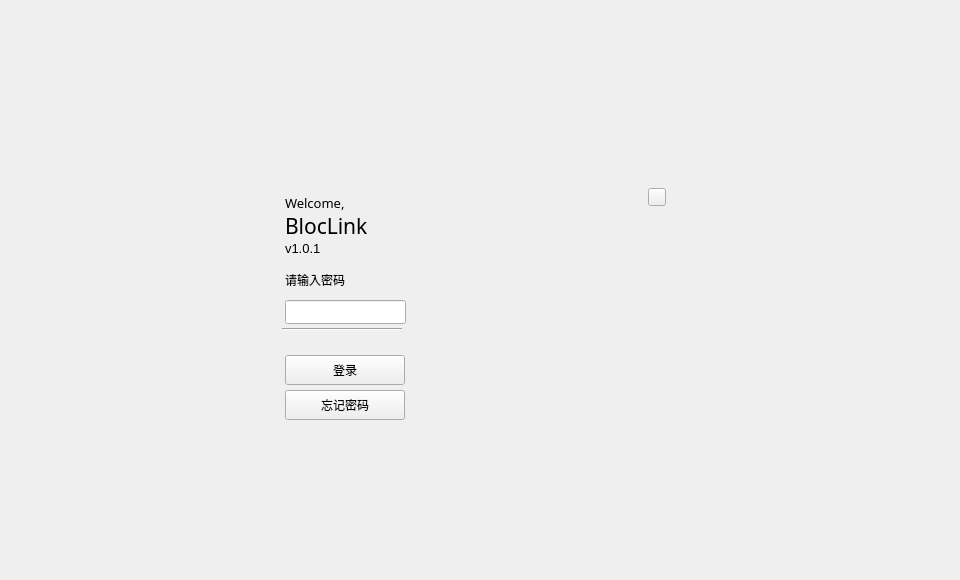
<?xml version="1.0" encoding="UTF-8"?>
<ui version="4.0">
 <class>LockPage</class>
 <widget class="QWidget" name="LockPage">
  <property name="geometry">
   <rect>
    <x>0</x>
    <y>0</y>
    <width>960</width>
    <height>580</height>
   </rect>
  </property>
  <property name="windowTitle">
   <string>Form</string>
  </property>
  <widget class="QLabel" name="label_wel">
   <property name="geometry">
    <rect>
     <x>285</x>
     <y>192</y>
     <width>81</width>
     <height>21</height>
    </rect>
   </property>
   <property name="font">
    <font>
     <family>黑体</family>
     <pointsize>10</pointsize>
    </font>
   </property>
   <property name="text">
    <string>Welcome,</string>
   </property>
  </widget>
  <widget class="QLabel" name="label_pass">
   <property name="geometry">
    <rect>
     <x>285</x>
     <y>270</y>
     <width>91</width>
     <height>20</height>
    </rect>
   </property>
   <property name="text">
    <string>请输入密码</string>
   </property>
  </widget>
  <widget class="QLabel" name="label_version">
   <property name="geometry">
    <rect>
     <x>285</x>
     <y>240</y>
     <width>61</width>
     <height>16</height>
    </rect>
   </property>
   <property name="font">
    <font>
     <pointsize>10</pointsize>
    </font>
   </property>
   <property name="text">
    <string>v1.0.1</string>
   </property>
  </widget>
  <widget class="QLabel" name="tipLabel">
   <property name="geometry">
    <rect>
     <x>290</x>
     <y>336</y>
     <width>111</width>
     <height>20</height>
    </rect>
   </property>
   <property name="font">
    <font>
     <family>微软雅黑</family>
    </font>
   </property>
   <property name="styleSheet">
    <string notr="true">color: rgb(255,34,76);</string>
   </property>
   <property name="text">
    <string/>
   </property>
   <property name="alignment">
    <set>Qt::AlignCenter</set>
   </property>
  </widget>
  <widget class="QToolButton" name="enterBtn">
   <property name="geometry">
    <rect>
     <x>285</x>
     <y>355</y>
     <width>120</width>
     <height>30</height>
    </rect>
   </property>
   <property name="cursor">
    <cursorShape>PointingHandCursor</cursorShape>
   </property>
   <property name="focusPolicy">
    <enum>Qt::NoFocus</enum>
   </property>
   <property name="styleSheet">
    <string notr="true"/>
   </property>
   <property name="text">
    <string>登录</string>
   </property>
  </widget>
  <widget class="QToolButton" name="forgetBtn">
   <property name="geometry">
    <rect>
     <x>285</x>
     <y>390</y>
     <width>120</width>
     <height>30</height>
    </rect>
   </property>
   <property name="cursor">
    <cursorShape>PointingHandCursor</cursorShape>
   </property>
   <property name="focusPolicy">
    <enum>Qt::NoFocus</enum>
   </property>
   <property name="styleSheet">
    <string notr="true"/>
   </property>
   <property name="text">
    <string>忘记密码</string>
   </property>
  </widget>
  <widget class="Line" name="line">
   <property name="geometry">
    <rect>
     <x>282</x>
     <y>328</y>
     <width>120</width>
     <height>3</height>
    </rect>
   </property>
   <property name="orientation">
    <enum>Qt::Horizontal</enum>
   </property>
  </widget>
  <widget class="QToolButton" name="closeBtn">
   <property name="geometry">
    <rect>
     <x>648</x>
     <y>188</y>
     <width>18</width>
     <height>18</height>
    </rect>
   </property>
   <property name="cursor">
    <cursorShape>PointingHandCursor</cursorShape>
   </property>
   <property name="focusPolicy">
    <enum>Qt::NoFocus</enum>
   </property>
   <property name="text">
    <string/>
   </property>
  </widget>
  <widget class="QLineEdit" name="pwdLineEdit">
   <property name="geometry">
    <rect>
     <x>285</x>
     <y>300</y>
     <width>121</width>
     <height>24</height>
    </rect>
   </property>
   <property name="font">
    <font>
     <family>微软雅黑</family>
    </font>
   </property>
   <property name="contextMenuPolicy">
    <enum>Qt::DefaultContextMenu</enum>
   </property>
   <property name="styleSheet">
    <string notr="true"/>
   </property>
   <property name="echoMode">
    <enum>QLineEdit::Password</enum>
   </property>
   <property name="alignment">
    <set>Qt::AlignLeading|Qt::AlignLeft|Qt::AlignVCenter</set>
   </property>
   <property name="clearButtonEnabled">
    <bool>false</bool>
   </property>
  </widget>
  <widget class="QLabel" name="label_bloc">
   <property name="geometry">
    <rect>
     <x>285</x>
     <y>210</y>
     <width>141</width>
     <height>31</height>
    </rect>
   </property>
   <property name="font">
    <font>
     <family>黑体</family>
     <pointsize>16</pointsize>
    </font>
   </property>
   <property name="text">
    <string>BlocLink</string>
   </property>
  </widget>
 </widget>
 <resources/>
 <connections/>
</ui>
